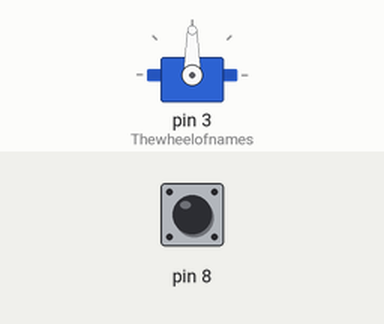
The sketch below on a simulated Arduino Uno, built with avr-gcc and run on an emulated ATmega328P. Shown: servo. Inputs (shaded band) come from the test bench; at power-on: pin 8 LOW. Random numbers use the default seed unless the sketch sets one.

Above: at 1.2 s.
1.3 s: pin 8 driven HIGH
At 2.2 s:
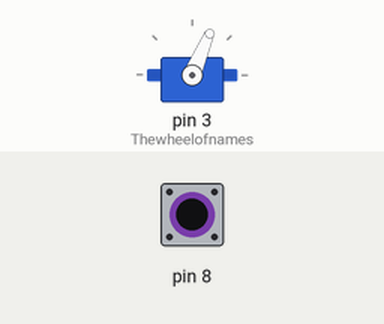
2.8 s: pin 8 pulsed LOW 2 times (0.12 s each, 0.3 s apart)
At 4.1 s:
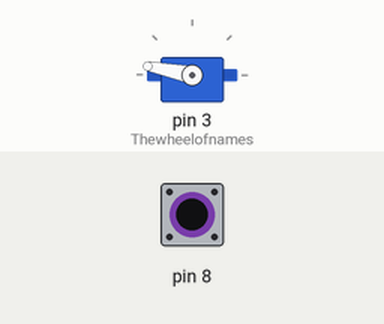
4.9 s: pin 8 pulsed LOW 5 times (0.12 s each, 0.3 s apart)
At 6.6 s:
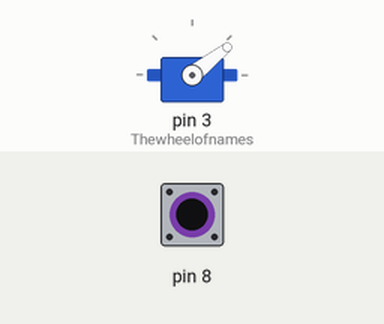
Timing chart, 0 to 8.1 s (numbered marks = the images above; inputs shaded):
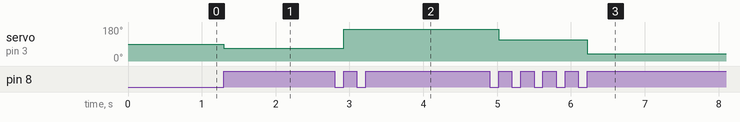

The sketch:

202324T2_R301_L5_Random_Wheel_Tung.ino
```cpp
#include <Servo.h>

Servo Thewheelofnames;
int number = 0;
void setup() {
Thewheelofnames.attach(3);
}

void loop() {
	if(digitalRead(8)) {
number = random(0, 180);
	Thewheelofnames.write(number);
	delay(1000);
	while(digitalRead(8));
	}
}
```

Measured:
- after the input at 1.3 s, servo on pin 3 (Thewheelofnames): 90° → 67° at once
- after the input at 2.8 s, servo on pin 3 (Thewheelofnames): 67° → 169° after 0.12 s
- after the input at 4.9 s, servo on pin 3 (Thewheelofnames): 169° → 113° after 0.12 s, → 38° 1.2 s later
